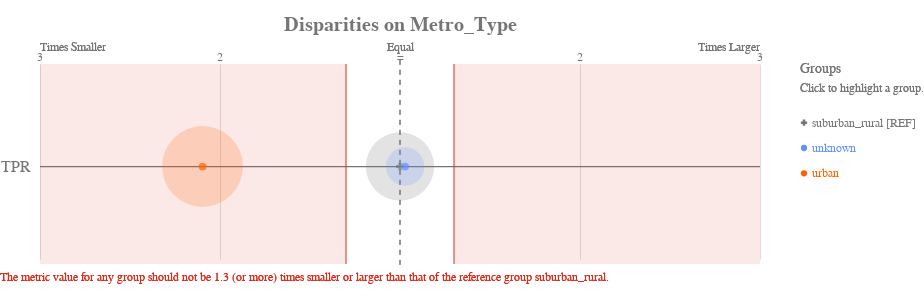

Notebook source saved alongside this figure:
### Code cell
ap.disparity(bdf_2, metrics, 'metro_type', fairness_threshold = 1.3)

### Figure 1 — Vega-Lite specification as saved in the notebook (floating-point values rounded to 4 significant figures)
{"config": {"view": {"continuousWidth": 400, "continuousHeight": 300, "strokeWidth": 0}, "axisLeft": {"labelColor": "rgb(117,117,117)", "labelFont": "Arial", "labelFontSize": 16}, "title": {"align": "center", "baseline": "middle", "color": "rgb(117,117,117)", "font": "Arial", "fontSize": 20, "fontWeight": "bold"}}, "layer": [{"data": {"name": "data-1f2af75cfead9a3854ee453922b4eaab"}, "mark": {"type": "rule", "stroke": "rgb(117,117,117)", "strokeWidth": 1.25, "tooltip": ""}, "encoding": {"x": {"type": "quantitative", "field": "x", "scale": {"domain": [-2, 2], "range": [40.0, 760.0]}}, "x2": {"field": "x2"}, "y": {"type": "nominal", "axis": {"domain": false, "labelAngle": 0, "labelPadding": -30, "orient": "left", "ticks": false, "title": ""}, "field": "metric", "scale": {"domain": ["TPR"], "range": [30, 225.0]}}}}, {"data": {"name": "data-79dd248bdaa0ea02c535240e8ad022c8"}, "mark": {"type": "rule", "stroke": "rgb(117,117,117)", "strokeDash": [5, 5], "strokeWidth": 1}, "encoding": {"tooltip": {"value": "suburban_rural [REF]"}, "x": {"value": 400.0}, "y": {"value": 20.83}, "y2": {"value": 229.2}}}, {"data": {"name": "data-c233327f4cd9b4c2df31bf8015c83e4a"}, "mark": {"type": "text", "align": "center", "color": "rgb(117,117,117)", "font": "Arial", "fontSize": 12, "fontWeight": "normal", "tooltip": ""}, "encoding": {"text": {"type": "nominal", "field": "label"}, "x": {"type": "quantitative", "field": "value", "scale": {"domain": [-2, 2], "range": [40.0, 760.0]}}, "y": {"value": 17.5}}}, {"layer": [{"mark": {"type": "text", "align": "left", "fill": "rgb(117,117,117)", "font": "Arial", "fontSize": 12, "fontWeight": "normal", "tooltip": ""}, "encoding": {"text": {"value": "Times Smaller"}, "x": {"value": 40.0}, "y": {"value": 7.5}}}, {"mark": {"type": "text", "align": "right", "fill": "rgb(117,117,117)", "font": "Arial", "fontSize": 12, "fontWeight": "normal", "tooltip": ""}, "encoding": {"text": {"value": "Times Larger"}, "x": {"value": 760.0}, "y": {"value": 7.5}}}, {"mark": {"type": "text", "align": "center", "fill": "rgb(117,117,117)", "font": "Arial", "fontSize": 12, "fontWeight": "normal", "tooltip": ""}, "encoding": {"text": {"value": "Equal"}, "x": {"value": 400.0}, "y": {"value": 7.5}}}], "data": {"name": "data-79dd248bdaa0ea02c535240e8ad022c8"}}, {"layer": [{"mark": {"type": "rule", "opacity": 0.8, "stroke": "rgb(217, 46, 28)", "strokeWidth": 1.25, "tooltip": ""}, "encoding": {"x": {"type": "quantitative", "field": "min", "scale": {"domain": [-2, 2], "range": [40.0, 760.0]}}, "y": {"value": 25.0}, "y2": {"value": 225.0}}}, {"mark": {"type": "rule", "opacity": 0.8, "stroke": "rgb(217, 46, 28)", "strokeWidth": 1.25, "tooltip": ""}, "encoding": {"x": {"type": "quantitative", "field": "max", "scale": {"domain": [-2, 2], "range": [40.0, 760.0]}}, "y": {"value": 25.0}, "y2": {"value": 225.0}}}, {"layer": [{"mark": {"type": "rect", "fill": "rgb(217, 46, 28)", "opacity": 0.1, "tooltip": ""}, "encoding": {"x": {"type": "quantitative", "field": "min", "scale": {"domain": [-2, 2], "range": [40.0, 760.0]}}, "x2": {"field": "lower_end"}, "y": {"value": 25.0}, "y2": {"value": 225.0}}}, {"mark": {"type": "rect", "fill": "rgb(217, 46, 28)", "opacity": 0.1, "tooltip": ""}, "encoding": {"x": {"type": "quantitative", "field": "max", "scale": {"domain": [-2, 2], "range": [40.0, 760.0]}}, "x2": {"field": "upper_end"}, "y": {"value": 25.0}, "y2": {"value": 225.0}}}]}, {"data": {"name": "data-79dd248bdaa0ea02c535240e8ad022c8"}, "mark": {"type": "text", "align": "left", "baseline": "top", "fill": "rgb(217, 46, 28)", "font": "Arial", "fontSize": 12, "fontWeight": "normal", "tooltip": ""}, "encoding": {"text": {"value": "The metric value for any group should not be 1.3 (or more) times smaller or larger than that of the reference group suburban_rural."}, "x": {"value": 0}, "y": {"value": 233.3}}}], "data": {"name": "data-68125cfc4fc9557defd07e8d14c561c8"}}, {"layer": [{"mark": "circle"}, {"data": {"name": "data-9da64cf70e72835772fb48b9bbc48cd7"}, "mark": {"type": "circle", "opacity": 0.2}, "encoding": {"color": {"condition": {"type": "nominal", "field": "attribute_value", "legend": null, "scale": {"domain": ["suburban_rural", "unknown", "urban"], "range": ["rgb(117,117,117)", "rgb(100, 143, 255)", "rgb(254, 97, 0)", "rgb(220, 38, 127)", "rgb(255, 176, 0)", "rgb(120, 94, 240)"]}, "selection": "selector145"}, "value": "rgb(224,224,224)"}, "size": {"type": "quantitative", "field": "group_size", "legend": null, "scale": {"domain": [0, 10940.0], "range": [0, 7854.0]}}, "tooltip": [{"type": "nominal", "field": "attribute_value", "title": "Group"}, {"type": "nominal", "field": "tooltip_group_size", "title": "Group Size"}, {"type": "nominal", "field": "tooltip_disparity_explanation_tpr", "title": "Disparity"}, {"type": "quantitative", "field": "tpr", "format": ".2f", "title": "TPR"}], "x": {"type": "quantitative", "axis": {"domain": false, "labels": false, "ticks": false, "title": null, "values": [1, 2, -2, -1]}, "field": "tpr_disparity_scaled", "scale": {"domain": [-2, 2], "range": [40.0, 760.0]}}, "y": {"type": "nominal", "axis": {"domain": false, "grid": false, "labels": false, "ticks": false, "title": " "}, "field": "metric_variable", "scale": {"domain": ["TPR"], "range": [30, 225.0]}}}, "selection": {"selector147": {"type": "multi", "empty": "all", "fields": ["attribute_value"]}}, "transform": [{"calculate": "'TPR'", "as": "metric_variable"}]}, {"layer": [{"mark": "point"}, {"data": {"name": "data-9da64cf70e72835772fb48b9bbc48cd7"}, "mark": {"type": "point", "filled": true, "size": 60}, "encoding": {"color": {"condition": {"type": "nominal", "field": "attribute_value", "legend": null, "scale": {"domain": ["suburban_rural", "unknown", "urban"], "range": ["rgb(117,117,117)", "rgb(100, 143, 255)", "rgb(254, 97, 0)", "rgb(220, 38, 127)", "rgb(255, 176, 0)", "rgb(120, 94, 240)"]}, "selection": "selector145"}, "value": "rgb(224,224,224)"}, "shape": {"type": "nominal", "field": "attribute_value", "legend": null, "scale": {"domain": ["suburban_rural", "unknown", "urban"], "range": ["cross", "circle", "circle"]}}, "tooltip": [{"type": "nominal", "field": "attribute_value", "title": "Group"}, {"type": "nominal", "field": "tooltip_group_size", "title": "Group Size"}, {"type": "nominal", "field": "tooltip_disparity_explanation_tpr", "title": "Disparity"}, {"type": "quantitative", "field": "tpr", "format": ".2f", "title": "TPR"}], "x": {"type": "quantitative", "axis": {"domain": false, "labels": false, "ticks": false, "title": null, "values": [1, 2, -2, -1]}, "field": "tpr_disparity_scaled", "scale": {"domain": [-2, 2], "range": [40.0, 760.0]}}, "y": {"type": "nominal", "axis": {"domain": false, "grid": false, "labels": false, "ticks": false, "title": " "}, "field": "metric_variable", "scale": {"domain": ["TPR"], "range": [30, 225.0]}}}, "selection": {"selector146": {"type": "multi", "empty": "all", "fields": ["attribute_value"]}}, "transform": [{"calculate": "'TPR'", "as": "metric_variable"}]}]}]}, {"layer": [{"mark": {"type": "point", "filled": true, "opacity": 1, "size": 39.48}, "encoding": {"color": {"condition": {"type": "nominal", "field": "attribute_value", "legend": null, "scale": {"domain": ["suburban_rural", "unknown", "urban"], "range": ["rgb(117,117,117)", "rgb(100, 143, 255)", "rgb(254, 97, 0)", "rgb(220, 38, 127)", "rgb(255, 176, 0)", "rgb(120, 94, 240)"]}, "selection": "selector145"}, "value": "rgb(224,224,224)"}, "shape": {"type": "nominal", "field": "attribute_value", "legend": null, "scale": {"domain": ["suburban_rural", "unknown", "urban"], "range": ["cross", "circle", "circle"]}}, "x": {"value": 804}, "y": {"type": "nominal", "axis": {"domain": false, "grid": false, "labels": false, "ticks": false, "title": " "}, "field": "attribute_value", "scale": {"domain": ["suburban_rural", "unknown", "urban"], "range": [71, 147]}}}, "selection": {"selector145": {"type": "multi", "empty": "all", "fields": ["attribute_value"]}}}, {"mark": {"type": "text", "align": "left", "baseline": "middle", "font": "Arial", "fontSize": 12, "fontWeight": "normal"}, "encoding": {"color": {"condition": {"type": "nominal", "field": "attribute_value", "legend": null, "scale": {"domain": ["suburban_rural", "unknown", "urban"], "range": ["rgb(117,117,117)", "rgb(100, 143, 255)", "rgb(254, 97, 0)", "rgb(220, 38, 127)", "rgb(255, 176, 0)", "rgb(120, 94, 240)"]}, "selection": "selector145"}, "value": "rgb(224,224,224)"}, "text": {"type": "nominal", "field": "label"}, "x": {"value": 812}, "y": {"type": "nominal", "axis": {"domain": false, "grid": false, "labels": false, "ticks": false, "title": " "}, "field": "attribute_value", "scale": {"domain": ["suburban_rural", "unknown", "urban"], "range": [71, 147]}}}, "selection": {"selector148": {"type": "multi", "empty": "all", "fields": ["attribute_value"]}}}, {"data": {"name": "data-79dd248bdaa0ea02c535240e8ad022c8"}, "mark": {"type": "text", "align": "left", "baseline": "middle", "color": "rgb(117,117,117)", "font": "Arial", "fontSize": 12, "fontWeight": "normal"}, "encoding": {"text": {"value": "Click to highlight a group."}, "x": {"value": 800}, "y": {"value": 49}}}, {"data": {"name": "data-79dd248bdaa0ea02c535240e8ad022c8"}, "mark": {"type": "text", "align": "left", "baseline": "middle", "color": "rgb(117,117,117)", "font": "Arial", "fontSize": 14, "fontWeight": "normal"}, "encoding": {"text": {"value": "Groups"}, "x": {"value": 800}, "y": {"value": 30}}}], "data": {"name": "data-e1f9423a4bded23d71327d85bde107c5"}}], "height": 250, "padding": {"top": 15, "bottom": 10}, "resolve": {"scale": {"size": "independent", "y": "independent"}}, "title": "Disparities on Metro_Type", "width": 800, "$schema": "https://vega.github.io/schema/vega-lite/v4.8.1.json", "datasets": {"data-1f2af75cfead9a3854ee453922b4eaab": [{"metric": "TPR", "x": -2, "x2": 2}], "data-79dd248bdaa0ea02c535240e8ad022c8": [{"a": 1, "b": 0}, {"a": 1, "b": 0}], "data-c233327f4cd9b4c2df31bf8015c83e4a": [{"value": 1, "label": 2}, {"value": 2, "label": 3}, {"value": -2, "label": 3}, {"value": -1, "label": 2}, {"value": 0, "label": "="}], "data-68125cfc4fc9557defd07e8d14c561c8": [{"min": -0.3, "max": 0.3, "lower_end": -2, "upper_end": 2}], "data-9da64cf70e72835772fb48b9bbc48cd7": [{"attribute_name": "metro_type", "attribute_value": "suburban_rural", "group_size": 6506, "total_entities": 17677, "tpr": 0.1245, "tpr_disparity": 1.0, "tpr_disparity_scaled": 0.0, "tooltip_group_size": "6,506 (36.80%)", "tooltip_disparity_explanation_tpr": "Reference group"}, {"attribute_name": "metro_type", "attribute_value": "unknown", "group_size": 2056, "total_entities": 17677, "tpr": 0.1281, "tpr_disparity": 1.029, "tpr_disparity_scaled": 0.02871, "tooltip_group_size": "2,056 (11.63%)", "tooltip_disparity_explanation_tpr": "1.03 times larger TPR than the reference group"}, {"attribute_name": "metro_type", "attribute_value": "urban", "group_size": 9115, "total_entities": 17677, "tpr": 0.05939, "tpr_disparity": 0.4769, "tpr_disparity_scaled": -1.097, "tooltip_group_size": "9,115 (51.56%)", "tooltip_disparity_explanation_tpr": "2.10 times smaller TPR than the reference group"}], "data-e1f9423a4bded23d71327d85bde107c5": [{"attribute_value": "suburban_rural", "label": "suburban_rural [REF]"}, {"attribute_value": "unknown", "label": "unknown"}, {"attribute_value": "urban", "label": "urban"}]}}
